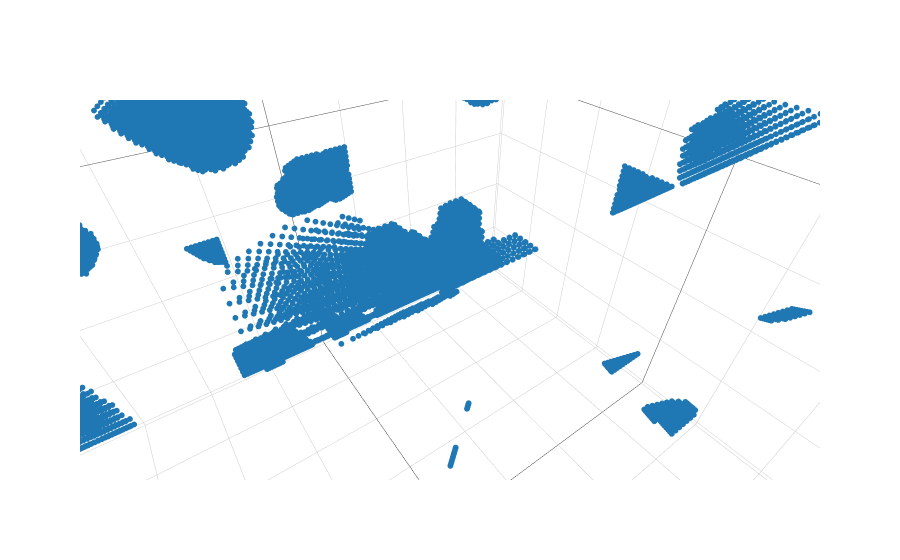

This figure's notebook cell:
### Code cell
trace1 = go.Scatter3d(
    x=cart_qpts_df['kx [1/A]'].values*(2*np.pi/(a)),
    y=cart_qpts_df['ky [1/A]'].values*(2*np.pi/(a)),
    z=cart_qpts_df['kz [1/A]'].values*(2*np.pi/(a)),
    mode='markers',
    marker=dict(
        size=2,
        opacity=1
    )
)

data = [trace1]
layout = go.Layout(
                    scene = dict(
                    xaxis = dict(
                        title='kx',titlefont = dict(family='Oswald, monospace',size=18)),
                    yaxis = dict(
                        title='ky',titlefont = dict(family='Oswald, monospace',size=18)),
                    zaxis = dict(
                        title='kz',titlefont = dict(family='Oswald, monospace',size=18)),))
fig = go.Figure(data=data, layout=layout)
py.iplot(fig, filename='simple-3d-scatter')

### Figure 1 — Plotly figure (JSON) as saved in the notebook; plotly's stock layout.template omitted (floating-point values rounded to 4 significant figures; data arrays with more than 128 entries replaced by an {"elided": "..."} marker saying what was removed)
{"data": [{"marker": {"opacity": 1, "size": 2}, "mode": "markers", "type": "scatter3d", "uid": "8deff1d3-3512-472e-b14a-0050257c5298", "x": {"elided": "21080 float values"}, "y": {"elided": "21080 float values"}, "z": {"elided": "21080 float values"}}], "layout": {"autosize": true, "scene": {"aspectmode": "auto", "aspectratio": {"x": 1, "y": 1, "z": 1}, "camera": {"center": {"x": 0, "y": 0, "z": 0}, "eye": {"x": 0.2635, "y": -0.1889, "z": 0.2715}, "projection": {"type": "perspective"}, "up": {"x": 0, "y": 0, "z": 1}}, "xaxis": {"title": {"font": {"family": "Oswald, monospace", "size": 18}, "text": "kx"}, "type": "linear"}, "yaxis": {"title": {"font": {"family": "Oswald, monospace", "size": 18}, "text": "ky"}, "type": "linear"}, "zaxis": {"title": {"font": {"family": "Oswald, monospace", "size": 18}, "text": "kz"}, "type": "linear"}}}}
